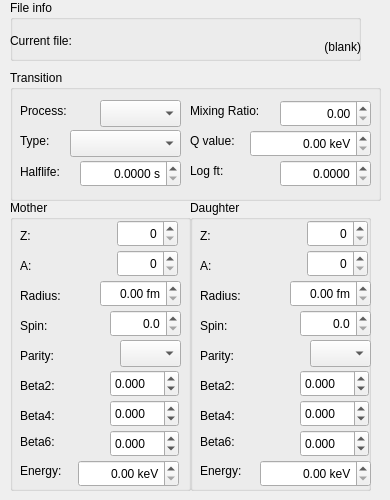
    <widget class="QWidget" name="iniTab">
     <attribute name="title">
      <string>Transition Info</string>
     </attribute>
     <widget class="QGroupBox" name="group_M">
      <property name="geometry">
       <rect>
        <x>10</x>
        <y>200</y>
        <width>181</width>
        <height>291</height>
       </rect>
      </property>
      <property name="title">
       <string>Mother</string>
      </property>
      <widget class="QLabel" name="lab_ZM">
       <property name="geometry">
        <rect>
         <x>10</x>
         <y>20</y>
         <width>61</width>
         <height>31</height>
        </rect>
       </property>
       <property name="text">
        <string>Z:</string>
       </property>
      </widget>
      <widget class="QLabel" name="lab_AM">
       <property name="geometry">
        <rect>
         <x>10</x>
         <y>50</y>
         <width>67</width>
         <height>31</height>
        </rect>
       </property>
       <property name="text">
        <string>A:</string>
       </property>
      </widget>
      <widget class="QLabel" name="lab_RM">
       <property name="geometry">
        <rect>
         <x>10</x>
         <y>80</y>
         <width>67</width>
         <height>31</height>
        </rect>
       </property>
       <property name="text">
        <string>Radius:</string>
       </property>
      </widget>
      <widget class="QLabel" name="lab_JM">
       <property name="geometry">
        <rect>
         <x>10</x>
         <y>110</y>
         <width>67</width>
         <height>31</height>
        </rect>
       </property>
       <property name="text">
        <string>Spin:</string>
       </property>
      </widget>
      <widget class="QLabel" name="lab_Beta2M">
       <property name="geometry">
        <rect>
         <x>10</x>
         <y>170</y>
         <width>67</width>
         <height>31</height>
        </rect>
       </property>
       <property name="statusTip">
        <string>Quadrupole deformation</string>
       </property>
       <property name="text">
        <string>Beta2:</string>
       </property>
      </widget>
      <widget class="QLabel" name="lab_Beta4M">
       <property name="geometry">
        <rect>
         <x>10</x>
         <y>200</y>
         <width>67</width>
         <height>31</height>
        </rect>
       </property>
       <property name="statusTip">
        <string>Hexadecupole deformation</string>
       </property>
       <property name="text">
        <string>Beta4:</string>
       </property>
      </widget>
      <widget class="QLabel" name="lab_Beta6M">
       <property name="geometry">
        <rect>
         <x>10</x>
         <y>226</y>
         <width>67</width>
         <height>31</height>
        </rect>
       </property>
       <property name="statusTip">
        <string>Beta6 deformation</string>
       </property>
       <property name="text">
        <string>Beta6:</string>
       </property>
      </widget>
      <widget class="QLabel" name="lab_PiM">
       <property name="geometry">
        <rect>
         <x>10</x>
         <y>140</y>
         <width>67</width>
         <height>31</height>
        </rect>
       </property>
       <property name="text">
        <string>Parity:</string>
       </property>
      </widget>
      <widget class="QSpinBox" name="sb_ZM">
       <property name="geometry">
        <rect>
         <x>107</x>
         <y>20</y>
         <width>61</width>
         <height>27</height>
        </rect>
       </property>
       <property name="statusTip">
        <string>Atomic number</string>
       </property>
       <property name="alignment">
        <set>Qt::AlignRight|Qt::AlignTrailing|Qt::AlignVCenter</set>
       </property>
      </widget>
      <widget class="QSpinBox" name="sb_AM">
       <property name="geometry">
        <rect>
         <x>107</x>
         <y>50</y>
         <width>61</width>
         <height>27</height>
        </rect>
       </property>
       <property name="statusTip">
        <string>Mass number</string>
       </property>
       <property name="alignment">
        <set>Qt::AlignRight|Qt::AlignTrailing|Qt::AlignVCenter</set>
       </property>
       <property name="maximum">
        <number>250</number>
       </property>
      </widget>
      <widget class="QDoubleSpinBox" name="dsb_RM">
       <property name="geometry">
        <rect>
         <x>90</x>
         <y>80</y>
         <width>81</width>
         <height>27</height>
        </rect>
       </property>
       <property name="statusTip">
        <string>Charge radius</string>
       </property>
       <property name="alignment">
        <set>Qt::AlignRight|Qt::AlignTrailing|Qt::AlignVCenter</set>
       </property>
       <property name="suffix">
        <string> fm</string>
       </property>
       <property name="singleStep">
        <double>0.100000000000000</double>
       </property>
      </widget>
      <widget class="QDoubleSpinBox" name="dsb_JM">
       <property name="geometry">
        <rect>
         <x>100</x>
         <y>110</y>
         <width>71</width>
         <height>27</height>
        </rect>
       </property>
       <property name="statusTip">
        <string>Spin in units of HBAR</string>
       </property>
       <property name="alignment">
        <set>Qt::AlignRight|Qt::AlignTrailing|Qt::AlignVCenter</set>
       </property>
       <property name="decimals">
        <number>1</number>
       </property>
       <property name="singleStep">
        <double>0.500000000000000</double>
       </property>
      </widget>
      <widget class="QComboBox" name="cb_PiM">
       <property name="geometry">
        <rect>
         <x>110</x>
         <y>140</y>
         <width>61</width>
         <height>27</height>
        </rect>
       </property>
       <property name="statusTip">
        <string>Parity of nuclear level</string>
       </property>
      </widget>
      <widget class="QDoubleSpinBox" name="dsb_Beta2M">
       <property name="geometry">
        <rect>
         <x>100</x>
         <y>170</y>
         <width>69</width>
         <height>27</height>
        </rect>
       </property>
       <property name="statusTip">
        <string>Quadrupole deformation</string>
       </property>
       <property name="decimals">
        <number>3</number>
       </property>
       <property name="minimum">
        <double>-1.000000000000000</double>
       </property>
       <property name="maximum">
        <double>1.000000000000000</double>
       </property>
       <property name="singleStep">
        <double>0.100000000000000</double>
       </property>
      </widget>
      <widget class="QDoubleSpinBox" name="dsb_Beta4M">
       <property name="geometry">
        <rect>
         <x>100</x>
         <y>200</y>
         <width>69</width>
         <height>27</height>
        </rect>
       </property>
       <property name="statusTip">
        <string>Hexadecupole deformation</string>
       </property>
       <property name="decimals">
        <number>3</number>
       </property>
       <property name="minimum">
        <double>-1.000000000000000</double>
       </property>
       <property name="maximum">
        <double>1.000000000000000</double>
       </property>
       <property name="singleStep">
        <double>0.100000000000000</double>
       </property>
      </widget>
      <widget class="QDoubleSpinBox" name="dsb_Beta6M">
       <property name="geometry">
        <rect>
         <x>100</x>
         <y>230</y>
         <width>69</width>
         <height>27</height>
        </rect>
       </property>
       <property name="statusTip">
        <string>Beta6 deformation</string>
       </property>
       <property name="decimals">
        <number>3</number>
       </property>
       <property name="minimum">
        <double>-1.000000000000000</double>
       </property>
       <property name="maximum">
        <double>1.000000000000000</double>
       </property>
       <property name="singleStep">
        <double>0.100000000000000</double>
       </property>
      </widget>
      <widget class="QLabel" name="label_31">
       <property name="geometry">
        <rect>
         <x>10</x>
         <y>260</y>
         <width>67</width>
         <height>21</height>
        </rect>
       </property>
       <property name="statusTip">
        <string>Excitation energy of the parent level</string>
       </property>
       <property name="text">
        <string>Energy:</string>
       </property>
      </widget>
      <widget class="QDoubleSpinBox" name="dsb_motherEn">
       <property name="geometry">
        <rect>
         <x>68</x>
         <y>260</y>
         <width>101</width>
         <height>27</height>
        </rect>
       </property>
       <property name="statusTip">
        <string>Excitation energy of the parent level</string>
       </property>
       <property name="alignment">
        <set>Qt::AlignRight|Qt::AlignTrailing|Qt::AlignVCenter</set>
       </property>
       <property name="suffix">
        <string> keV</string>
       </property>
       <property name="maximum">
        <double>10000.000000000000000</double>
       </property>
       <property name="singleStep">
        <double>1.000000000000000</double>
       </property>
       <property name="value">
        <double>0.000000000000000</double>
       </property>
      </widget>
     </widget>
     <widget class="QGroupBox" name="groupBox_3">
      <property name="geometry">
       <rect>
        <x>10</x>
        <y>0</y>
        <width>351</width>
        <height>61</height>
       </rect>
      </property>
      <property name="title">
       <string>File info</string>
      </property>
      <widget class="QLabel" name="label_11">
       <property name="geometry">
        <rect>
         <x>0</x>
         <y>30</y>
         <width>91</width>
         <height>21</height>
        </rect>
       </property>
       <property name="text">
        <string>Current file:</string>
       </property>
      </widget>
      <widget class="QLabel" name="l_iniFilename">
       <property name="geometry">
        <rect>
         <x>190</x>
         <y>36</y>
         <width>161</width>
         <height>21</height>
        </rect>
       </property>
       <property name="statusTip">
        <string>Current file used for the transition</string>
       </property>
       <property name="text">
        <string>(blank)</string>
       </property>
       <property name="alignment">
        <set>Qt::AlignRight|Qt::AlignTrailing|Qt::AlignVCenter</set>
       </property>
      </widget>
     </widget>
     <widget class="QGroupBox" name="group_M_2">
      <property name="geometry">
       <rect>
        <x>190</x>
        <y>200</y>
        <width>181</width>
        <height>291</height>
       </rect>
      </property>
      <property name="title">
       <string>Daughter</string>
      </property>
      <widget class="QLabel" name="lab_ZD">
       <property name="geometry">
        <rect>
         <x>10</x>
         <y>20</y>
         <width>61</width>
         <height>31</height>
        </rect>
       </property>
       <property name="text">
        <string>Z:</string>
       </property>
      </widget>
      <widget class="QLabel" name="lab_AD">
       <property name="geometry">
        <rect>
         <x>10</x>
         <y>50</y>
         <width>67</width>
         <height>31</height>
        </rect>
       </property>
       <property name="text">
        <string>A:</string>
       </property>
      </widget>
      <widget class="QLabel" name="lab_RD">
       <property name="geometry">
        <rect>
         <x>10</x>
         <y>80</y>
         <width>67</width>
         <height>31</height>
        </rect>
       </property>
       <property name="text">
        <string>Radius:</string>
       </property>
      </widget>
      <widget class="QLabel" name="lab_JD">
       <property name="geometry">
        <rect>
         <x>10</x>
         <y>110</y>
         <width>67</width>
         <height>31</height>
        </rect>
       </property>
       <property name="text">
        <string>Spin:</string>
       </property>
      </widget>
      <widget class="QLabel" name="lab_Beta2D">
       <property name="geometry">
        <rect>
         <x>10</x>
         <y>170</y>
         <width>67</width>
         <height>31</height>
        </rect>
       </property>
       <property name="statusTip">
        <string>Quadrupole deformation</string>
       </property>
       <property name="text">
        <string>Beta2:</string>
       </property>
      </widget>
      <widget class="QLabel" name="lab_Beta4D">
       <property name="geometry">
        <rect>
         <x>10</x>
         <y>200</y>
         <width>67</width>
         <height>31</height>
        </rect>
       </property>
       <property name="statusTip">
        <string>Hexadecupole deformation</string>
       </property>
       <property name="text">
        <string>Beta4:</string>
       </property>
      </widget>
      <widget class="QLabel" name="lab_Beta6D">
       <property name="geometry">
        <rect>
         <x>10</x>
         <y>226</y>
         <width>67</width>
         <height>31</height>
        </rect>
       </property>
       <property name="statusTip">
        <string>Beta6 deformation</string>
       </property>
       <property name="text">
        <string>Beta6:</string>
       </property>
      </widget>
      <widget class="QLabel" name="lab_PiD">
       <property name="geometry">
        <rect>
         <x>10</x>
         <y>140</y>
         <width>67</width>
         <height>31</height>
        </rect>
       </property>
       <property name="text">
        <string>Parity:</string>
       </property>
      </widget>
      <widget class="QSpinBox" name="sb_ZD">
       <property name="geometry">
        <rect>
         <x>117</x>
         <y>20</y>
         <width>61</width>
         <height>27</height>
        </rect>
       </property>
       <property name="statusTip">
        <string>Atomic number</string>
       </property>
       <property name="alignment">
        <set>Qt::AlignRight|Qt::AlignTrailing|Qt::AlignVCenter</set>
       </property>
      </widget>
      <widget class="QSpinBox" name="sb_AD">
       <property name="geometry">
        <rect>
         <x>117</x>
         <y>50</y>
         <width>61</width>
         <height>27</height>
        </rect>
       </property>
       <property name="statusTip">
        <string>Mass number</string>
       </property>
       <property name="alignment">
        <set>Qt::AlignRight|Qt::AlignTrailing|Qt::AlignVCenter</set>
       </property>
       <property name="maximum">
        <number>250</number>
       </property>
      </widget>
      <widget class="QDoubleSpinBox" name="dsb_RD">
       <property name="geometry">
        <rect>
         <x>100</x>
         <y>80</y>
         <width>81</width>
         <height>27</height>
        </rect>
       </property>
       <property name="statusTip">
        <string>Charge radius</string>
       </property>
       <property name="alignment">
        <set>Qt::AlignRight|Qt::AlignTrailing|Qt::AlignVCenter</set>
       </property>
       <property name="suffix">
        <string> fm</string>
       </property>
       <property name="singleStep">
        <double>0.100000000000000</double>
       </property>
      </widget>
      <widget class="QDoubleSpinBox" name="dsb_JD">
       <property name="geometry">
        <rect>
         <x>110</x>
         <y>110</y>
         <width>71</width>
         <height>27</height>
        </rect>
       </property>
       <property name="statusTip">
        <string>Spin in units of HBAR</string>
       </property>
       <property name="alignment">
        <set>Qt::AlignRight|Qt::AlignTrailing|Qt::AlignVCenter</set>
       </property>
       <property name="decimals">
        <number>1</number>
       </property>
       <property name="singleStep">
        <double>0.500000000000000</double>
       </property>
      </widget>
      <widget class="QComboBox" name="cb_PiD">
       <property name="geometry">
        <rect>
         <x>120</x>
         <y>140</y>
         <width>61</width>
         <height>27</height>
        </rect>
       </property>
       <property name="statusTip">
        <string>Parity of nuclear level</string>
       </property>
      </widget>
      <widget class="QDoubleSpinBox" name="dsb_Beta2D">
       <property name="geometry">
        <rect>
         <x>110</x>
         <y>170</y>
         <width>69</width>
         <height>27</height>
        </rect>
       </property>
       <property name="statusTip">
        <string>Quadrupole deformation</string>
       </property>
       <property name="decimals">
        <number>3</number>
       </property>
       <property name="minimum">
        <double>-1.000000000000000</double>
       </property>
       <property name="maximum">
        <double>1.000000000000000</double>
       </property>
       <property name="singleStep">
        <double>0.100000000000000</double>
       </property>
      </widget>
      <widget class="QDoubleSpinBox" name="dsb_Beta4D">
       <property name="geometry">
        <rect>
         <x>110</x>
         <y>200</y>
         <width>69</width>
         <height>27</height>
        </rect>
       </property>
       <property name="statusTip">
        <string>Hexadecupole deformation</string>
       </property>
       <property name="decimals">
        <number>3</number>
       </property>
       <property name="minimum">
        <double>-1.000000000000000</double>
       </property>
       <property name="maximum">
        <double>1.000000000000000</double>
       </property>
       <property name="singleStep">
        <double>0.100000000000000</double>
       </property>
      </widget>
      <widget class="QDoubleSpinBox" name="dsb_Beta6D">
       <property name="geometry">
        <rect>
         <x>110</x>
         <y>230</y>
         <width>69</width>
         <height>27</height>
        </rect>
       </property>
       <property name="statusTip">
        <string>Beta6 deformation</string>
       </property>
       <property name="decimals">
        <number>3</number>
       </property>
       <property name="minimum">
        <double>-1.000000000000000</double>
       </property>
       <property name="maximum">
        <double>1.000000000000000</double>
       </property>
       <property name="singleStep">
        <double>0.100000000000000</double>
       </property>
      </widget>
      <widget class="QLabel" name="label_33">
       <property name="geometry">
        <rect>
         <x>10</x>
         <y>260</y>
         <width>67</width>
         <height>21</height>
        </rect>
       </property>
       <property name="statusTip">
        <string>Excitation energy of the child level</string>
       </property>
       <property name="text">
        <string>Energy:</string>
       </property>
      </widget>
      <widget class="QDoubleSpinBox" name="dsb_daughterEn">
       <property name="geometry">
        <rect>
         <x>70</x>
         <y>260</y>
         <width>111</width>
         <height>27</height>
        </rect>
       </property>
       <property name="statusTip">
        <string>Excitation energy of the child level</string>
       </property>
       <property name="alignment">
        <set>Qt::AlignRight|Qt::AlignTrailing|Qt::AlignVCenter</set>
       </property>
       <property name="suffix">
        <string> keV</string>
       </property>
       <property name="maximum">
        <double>10000.000000000000000</double>
       </property>
      </widget>
     </widget>
     <widget class="QGroupBox" name="groupBox">
      <property name="geometry">
       <rect>
        <x>10</x>
        <y>70</y>
        <width>371</width>
        <height>131</height>
       </rect>
      </property>
      <property name="title">
       <string>Transition</string>
      </property>
      <widget class="QLabel" name="label">
       <property name="geometry">
        <rect>
         <x>10</x>
         <y>30</y>
         <width>67</width>
         <height>21</height>
        </rect>
       </property>
       <property name="text">
        <string>Process:</string>
       </property>
      </widget>
      <widget class="QLabel" name="label_2">
       <property name="geometry">
        <rect>
         <x>10</x>
         <y>60</y>
         <width>67</width>
         <height>21</height>
        </rect>
       </property>
       <property name="text">
        <string>Type:</string>
       </property>
      </widget>
      <widget class="QLabel" name="label_3">
       <property name="geometry">
        <rect>
         <x>180</x>
         <y>30</y>
         <width>101</width>
         <height>21</height>
        </rect>
       </property>
       <property name="text">
        <string>Mixing Ratio:</string>
       </property>
      </widget>
      <widget class="QLabel" name="label_4">
       <property name="geometry">
        <rect>
         <x>180</x>
         <y>60</y>
         <width>67</width>
         <height>21</height>
        </rect>
       </property>
       <property name="text">
        <string>Q value: </string>
       </property>
      </widget>
      <widget class="QComboBox" name="cb_type">
       <property name="geometry">
        <rect>
         <x>60</x>
         <y>60</y>
         <width>111</width>
         <height>27</height>
        </rect>
       </property>
       <property name="statusTip">
        <string>Decay type</string>
       </property>
      </widget>
      <widget class="QComboBox" name="cb_process">
       <property name="geometry">
        <rect>
         <x>90</x>
         <y>30</y>
         <width>81</width>
         <height>27</height>
        </rect>
       </property>
       <property name="statusTip">
        <string>Decay process</string>
       </property>
      </widget>
      <widget class="QDoubleSpinBox" name="dsb_MixingRatio">
       <property name="geometry">
        <rect>
         <x>270</x>
         <y>30</y>
         <width>91</width>
         <height>27</height>
        </rect>
       </property>
       <property name="statusTip">
        <string>Mixing ratio as M_F/M_GT</string>
       </property>
       <property name="alignment">
        <set>Qt::AlignRight|Qt::AlignTrailing|Qt::AlignVCenter</set>
       </property>
       <property name="maximum">
        <double>100.000000000000000</double>
       </property>
      </widget>
      <widget class="QDoubleSpinBox" name="dsb_Q">
       <property name="geometry">
        <rect>
         <x>240</x>
         <y>60</y>
         <width>121</width>
         <height>27</height>
        </rect>
       </property>
       <property name="statusTip">
        <string>Q Value in keV</string>
       </property>
       <property name="alignment">
        <set>Qt::AlignRight|Qt::AlignTrailing|Qt::AlignVCenter</set>
       </property>
       <property name="suffix">
        <string> keV</string>
       </property>
       <property name="maximum">
        <double>20000.000000000000000</double>
       </property>
      </widget>
      <widget class="QLabel" name="label_30">
       <property name="geometry">
        <rect>
         <x>10</x>
         <y>86</y>
         <width>67</width>
         <height>31</height>
        </rect>
       </property>
       <property name="text">
        <string>Halflife:</string>
       </property>
      </widget>
      <widget class="QDoubleSpinBox" name="dsb_halflife">
       <property name="geometry">
        <rect>
         <x>70</x>
         <y>90</y>
         <width>101</width>
         <height>27</height>
        </rect>
       </property>
       <property name="toolTip">
        <string>Partial Halflife</string>
       </property>
       <property name="statusTip">
        <string>Partial Halflife</string>
       </property>
       <property name="alignment">
        <set>Qt::AlignRight|Qt::AlignTrailing|Qt::AlignVCenter</set>
       </property>
       <property name="suffix">
        <string> s</string>
       </property>
       <property name="decimals">
        <number>4</number>
       </property>
       <property name="maximum">
        <double>1000000000.000000000000000</double>
       </property>
      </widget>
      <widget class="QLabel" name="label_25">
       <property name="geometry">
        <rect>
         <x>180</x>
         <y>90</y>
         <width>67</width>
         <height>21</height>
        </rect>
       </property>
       <property name="text">
        <string>Log ft:</string>
       </property>
      </widget>
      <widget class="QDoubleSpinBox" name="dsb_logft">
       <property name="geometry">
        <rect>
         <x>270</x>
         <y>90</y>
         <width>91</width>
         <height>27</height>
        </rect>
       </property>
       <property name="toolTip">
        <string>Log ft value</string>
       </property>
       <property name="statusTip">
        <string>Log ft value</string>
       </property>
       <property name="alignment">
        <set>Qt::AlignRight|Qt::AlignTrailing|Qt::AlignVCenter</set>
       </property>
       <property name="decimals">
        <number>4</number>
       </property>
       <property name="maximum">
        <double>20.000000000000000</double>
       </property>
      </widget>
     </widget>
    </widget>
